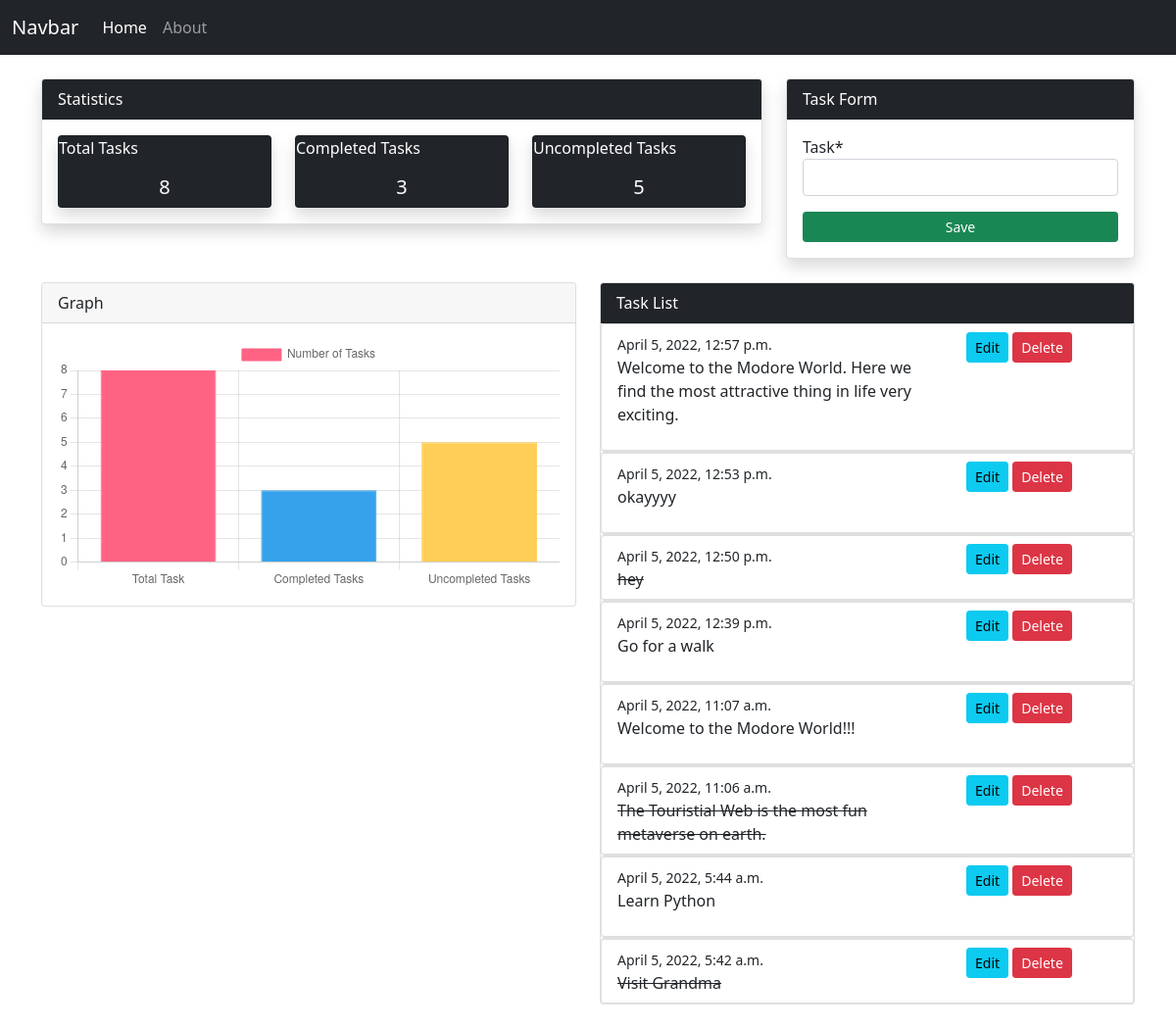
The page / on the database its author committed.
### taskapp/models.py (models this page shows, shortened)
class TaskModel(models.Model):
    task = models.CharField(max_length=100)
    isComplete = models.BooleanField(default=False)
    date = models.DateTimeField(auto_now_add=True)

### taskapp/views.py (the view)
# urls.py: path('', views.index, name='taskapp-index'),
def index(request):
    if request.method == 'POST':
        form = TaskModelForm(request.POST)
        if form.is_valid():
            form.save()
            return redirect('/')
    else:
        form = TaskModelForm()
    data = TaskModel.objects.all().order_by('-date')
    total_data = data.count()
    complete_task = TaskModel.objects.filter(isComplete=True).count()
    uncomplete_task = total_data - complete_task
    context = {
        'data': data,
        'form': form,
        'total_data':total_data,
        'complete_task': complete_task,
        'uncomplete_task': uncomplete_task
        }
    return render(request, 'taskapp/index.html',context)

### taskapp/forms.py
class TaskModelForm(forms.ModelForm):
    class Meta:
        model = TaskModel
        fields = ['task',]

### Templates/taskapp/Index.html (shortened to what this page needs)
{% extends 'partials/base.html' %}  <br>
{% load crispy_forms_tags %}<br>
{% block content %}
<div class="container my-4">
    <div class="row">
        <div class="col-xl-8">
            <div class="card shadow">
                <div class="card-header bg-dark text-white">Statistics</div>
                <div class="card-body">
                    <div class="row">
                        <div class="col-xl-4">
                            <div class="card my-card shadow bg-dark text-white">
                                <p>Total Tasks</p>
                                <h5 class="text-center">{{ total_data }}</h5>
                            </div>
                        </div>
                        <div class="col-xl-4">
                            <div class="card my-card shadow bg-dark text-white">
                                <p>Completed Tasks</p>
                            <h5 class="text-center">{{ complete_task }}</h5>
                            </div>
                        </div>
                        <div class="col-xl-4">
                            <div class="card my-card shadow bg-dark text-white">
                                <p>Uncompleted Tasks</p>
                                <h5 class="text-center">{{ uncomplete_task }}</h5>
                            </div>
                        </div>
                    </div>
                </div>
            </div>
        </div>
        <div class="col-xl-4">
            <div class="card shadow">
                <div class="card-header bg-dark text-white">Task Form</div>
                <div class="card-body">
                    <form class="d-grid" method="POST">
                        {% csrf_token %} {{ form|crispy }}
                        <input class="btn btn-success btn-sm mt-3" type="submit" value="Save">
                    </form>
                </div>
            </div>
        </div>
    </div>
</div>
<div class="container">
    <div class="row">
        <div class="col-xl-6">
            <div class="card">
                <div class="card-header">Graph</div>
                <div class="card-body">
                    <canvas id="myChart"></canvas>
                </div>
            </div>
        </div>
        <div class="col-xl-6 ">
            <div class="card">
                <div class="card-header bg-dark text-white">Task List</div>
                {% for task in data %}
                <div class="list-group">
                    <div class="list-group-item">
                        <div class="row">
                            <div class="col-md-8">
                                <small>{{task.date}}</small>
                                {% if task.isComplete %}<br>
                                <del>{{ task.task }}</del>
                                {% else %} <br>
                                <p>{{ task.task }}</p>
                                {% endif %}
                            </div>
                            <div class="col-md-4">
                                <div>
                                    <a class="btn btn-info btn-sm" href="{% url 'taskapp-edit' task.id %}">Edit</a>
                                    <a class="btn btn-danger btn-sm" href="{% url 'taskapp-delete' task.id %}">Delete</a>
                                </div>
                            </div>
                        </div>
                    </div>
                </div>
                {% endfor %}
            </div>
        </div>
    </div>
</div>
{% include 'partials/graph.html' %} <br>
{% endblock %}

### Templates/partials/base.html (shortened to what this page needs)
<!doctype html>
<html lang="en">
<head>
    <link href="https://cdn.jsdelivr.net/npm/bootstrap@5.1.3/dist/css/bootstrap.min.css" rel="stylesheet"
>
</head>
<body>
    {% include 'partials/nav.html' %}
    {% block content %}{% endblock %}
</body>
</html>

### Templates/partials/nav.html (shortened to what this page needs)
<nav class="navbar navbar-expand-lg navbar-dark bg-dark">
    <div class="container-fluid">
        <a class="navbar-brand" href="#">Navbar</a>
        <div class="collapse navbar-collapse" id="navbarSupportedContent">
            <ul class="navbar-nav me-auto mb-2 mb-lg-0">
                <li class="nav-item">
                    <a class="nav-link active" aria-current="page" href="{% url 'taskapp-index' %}">Home</a>
                </li>
                <li class="nav-item">
                    <a class="nav-link" href="{% url 'taskapp-about' %}">About</a>
                </li>
            </ul>
        </div>
    </div>
</nav>

### Templates/partials/graph.html
<script>
    const ctx = document.getElementById('myChart').getContext('2d');
    const myChart = new Chart(ctx, {
        type: 'bar',
        data: {
            labels: ['Total Task', 'Completed Tasks', 'Uncompleted Tasks'],
            datasets: [{
                label: 'Number of Tasks',
            data: [{{total_data}}, {{complete_task}}, {{uncomplete_task}},],
                backgroundColor: [
                    'rgb(255, 99, 132, 1)',
                    'rgb(54, 162, 235, 1)',
                    'rgb(255, 206, 86, 1)',
                    'rgb(75, 192, 192, 1)',
                    'rgb(153, 102, 255, 1)',
                    'rgb(255, 159, 64, 1)'
                ],
                borderColor: [
                    'rgba(255, 99, 132, 1)',
                    'rgba(54, 162, 235, 1)',
                    'rgba(255, 206, 86, 1)',
                    'rgba(75, 192, 192, 1)',
                    'rgba(153, 102, 255, 1)',
                    'rgba(255, 159, 64, 1)'
                ],
                borderWidth: 1
            }]
        },
        options: {
            scales: {
                y: {
                    beginAtZero: true
                }
            }
        }
    });
</script>

### rows shown on the page
TaskModel: date "April 5, 2022, 12:57 p.m.", task "Welcome to the Modore World. Here we find the most attractive thing in life very exciting."
TaskModel: date "April 5, 2022, 12:53 p.m.", task "okayyyy"
TaskModel: date "April 5, 2022, 12:50 p.m.", task "hey"
TaskModel: date "April 5, 2022, 12:39 p.m.", task "Go for a walk"
TaskModel: date "April 5, 2022, 11:07 a.m.", task "Welcome to the Modore World!!!"
TaskModel: date "April 5, 2022, 11:06 a.m.", task "The Touristial Web is the most fun metaverse on earth."
TaskModel: date "April 5, 2022, 5:44 a.m.", task "Learn Python"
TaskModel: date "April 5, 2022, 5:42 a.m.", task "Visit Grandma"

### other values the page prints
{{ total_data }} "8"
{{ complete_task }} "3"
{{ uncomplete_task }} "5"
chart data {{ total_data }} 8
chart data {{ complete_task }} 3
chart data {{ uncomplete_task }} 5
